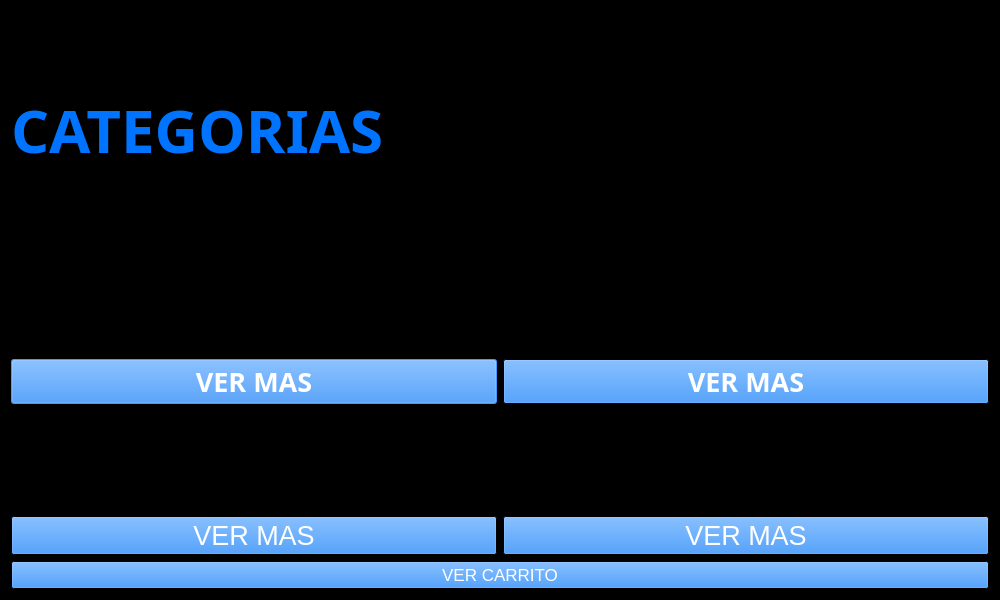
<?xml version="1.0" encoding="UTF-8"?>
<ui version="4.0">
 <class>VentanaSecundaria</class>
 <widget class="QDialog" name="VentanaSecundaria">
  <property name="geometry">
   <rect>
    <x>0</x>
    <y>0</y>
    <width>1000</width>
    <height>600</height>
   </rect>
  </property>
  <property name="minimumSize">
   <size>
    <width>1000</width>
    <height>600</height>
   </size>
  </property>
  <property name="maximumSize">
   <size>
    <width>1000</width>
    <height>600</height>
   </size>
  </property>
  <property name="palette">
   <palette>
    <active>
     <colorrole role="Base">
      <brush brushstyle="SolidPattern">
       <color alpha="255">
        <red>255</red>
        <green>255</green>
        <blue>255</blue>
       </color>
      </brush>
     </colorrole>
     <colorrole role="Window">
      <brush brushstyle="SolidPattern">
       <color alpha="255">
        <red>0</red>
        <green>0</green>
        <blue>0</blue>
       </color>
      </brush>
     </colorrole>
    </active>
    <inactive>
     <colorrole role="Base">
      <brush brushstyle="SolidPattern">
       <color alpha="255">
        <red>255</red>
        <green>255</green>
        <blue>255</blue>
       </color>
      </brush>
     </colorrole>
     <colorrole role="Window">
      <brush brushstyle="SolidPattern">
       <color alpha="255">
        <red>0</red>
        <green>0</green>
        <blue>0</blue>
       </color>
      </brush>
     </colorrole>
    </inactive>
    <disabled>
     <colorrole role="Base">
      <brush brushstyle="SolidPattern">
       <color alpha="255">
        <red>0</red>
        <green>0</green>
        <blue>0</blue>
       </color>
      </brush>
     </colorrole>
     <colorrole role="Window">
      <brush brushstyle="SolidPattern">
       <color alpha="255">
        <red>0</red>
        <green>0</green>
        <blue>0</blue>
       </color>
      </brush>
     </colorrole>
    </disabled>
   </palette>
  </property>
  <property name="windowTitle">
   <string>Ventana Secundaria</string>
  </property>
  <layout class="QVBoxLayout" name="verticalLayout">
   <item>
    <widget class="QLabel" name="label">
     <property name="palette">
      <palette>
       <active>
        <colorrole role="WindowText">
         <brush brushstyle="SolidPattern">
          <color alpha="255">
           <red>0</red>
           <green>116</green>
           <blue>255</blue>
          </color>
         </brush>
        </colorrole>
       </active>
       <inactive>
        <colorrole role="WindowText">
         <brush brushstyle="SolidPattern">
          <color alpha="255">
           <red>0</red>
           <green>116</green>
           <blue>255</blue>
          </color>
         </brush>
        </colorrole>
       </inactive>
       <disabled>
        <colorrole role="WindowText">
         <brush brushstyle="SolidPattern">
          <color alpha="255">
           <red>190</red>
           <green>190</green>
           <blue>190</blue>
          </color>
         </brush>
        </colorrole>
       </disabled>
      </palette>
     </property>
     <property name="font">
      <font>
       <family>San Francisco Display</family>
       <pointsize>45</pointsize>
       <weight>75</weight>
       <bold>true</bold>
      </font>
     </property>
     <property name="text">
      <string>CATEGORIAS</string>
     </property>
    </widget>
   </item>
   <item>
    <layout class="QHBoxLayout" name="horizontalLayout">
     <item>
      <layout class="QVBoxLayout" name="verticalLayout_3">
       <item>
        <widget class="QLabel" name="lARTE">
         <property name="maximumSize">
          <size>
           <width>500</width>
           <height>100</height>
          </size>
         </property>
         <property name="baseSize">
          <size>
           <width>100</width>
           <height>100</height>
          </size>
         </property>
         <property name="palette">
          <palette>
           <active>
            <colorrole role="ButtonText">
             <brush brushstyle="SolidPattern">
              <color alpha="255">
               <red>255</red>
               <green>255</green>
               <blue>255</blue>
              </color>
             </brush>
            </colorrole>
           </active>
           <inactive>
            <colorrole role="ButtonText">
             <brush brushstyle="SolidPattern">
              <color alpha="255">
               <red>255</red>
               <green>255</green>
               <blue>255</blue>
              </color>
             </brush>
            </colorrole>
           </inactive>
           <disabled>
            <colorrole role="ButtonText">
             <brush brushstyle="SolidPattern">
              <color alpha="255">
               <red>190</red>
               <green>190</green>
               <blue>190</blue>
              </color>
             </brush>
            </colorrole>
           </disabled>
          </palette>
         </property>
         <property name="text">
          <string/>
         </property>
         <property name="pixmap">
          <pixmap>iconos/ARTE.jpg</pixmap>
         </property>
         <property name="scaledContents">
          <bool>true</bool>
         </property>
        </widget>
       </item>
       <item>
        <widget class="QPushButton" name="pARTE">
         <property name="palette">
          <palette>
           <active>
            <colorrole role="Button">
             <brush brushstyle="SolidPattern">
              <color alpha="255">
               <red>0</red>
               <green>116</green>
               <blue>255</blue>
              </color>
             </brush>
            </colorrole>
            <colorrole role="ButtonText">
             <brush brushstyle="SolidPattern">
              <color alpha="255">
               <red>255</red>
               <green>255</green>
               <blue>255</blue>
              </color>
             </brush>
            </colorrole>
            <colorrole role="Highlight">
             <brush brushstyle="SolidPattern">
              <color alpha="255">
               <red>0</red>
               <green>116</green>
               <blue>255</blue>
              </color>
             </brush>
            </colorrole>
           </active>
           <inactive>
            <colorrole role="Button">
             <brush brushstyle="SolidPattern">
              <color alpha="255">
               <red>0</red>
               <green>116</green>
               <blue>255</blue>
              </color>
             </brush>
            </colorrole>
            <colorrole role="ButtonText">
             <brush brushstyle="SolidPattern">
              <color alpha="255">
               <red>255</red>
               <green>255</green>
               <blue>255</blue>
              </color>
             </brush>
            </colorrole>
            <colorrole role="Highlight">
             <brush brushstyle="SolidPattern">
              <color alpha="255">
               <red>0</red>
               <green>116</green>
               <blue>255</blue>
              </color>
             </brush>
            </colorrole>
           </inactive>
           <disabled>
            <colorrole role="Button">
             <brush brushstyle="SolidPattern">
              <color alpha="255">
               <red>0</red>
               <green>116</green>
               <blue>255</blue>
              </color>
             </brush>
            </colorrole>
            <colorrole role="ButtonText">
             <brush brushstyle="SolidPattern">
              <color alpha="255">
               <red>190</red>
               <green>190</green>
               <blue>190</blue>
              </color>
             </brush>
            </colorrole>
            <colorrole role="Highlight">
             <brush brushstyle="SolidPattern">
              <color alpha="255">
               <red>145</red>
               <green>145</green>
               <blue>145</blue>
              </color>
             </brush>
            </colorrole>
           </disabled>
          </palette>
         </property>
         <property name="font">
          <font>
           <family>San Francisco Display</family>
           <pointsize>20</pointsize>
           <weight>75</weight>
           <bold>true</bold>
          </font>
         </property>
         <property name="cursor">
          <cursorShape>PointingHandCursor</cursorShape>
         </property>
         <property name="text">
          <string>VER MAS</string>
         </property>
        </widget>
       </item>
      </layout>
     </item>
     <item>
      <layout class="QVBoxLayout" name="verticalLayout_2">
       <item>
        <widget class="QLabel" name="lTECNOLOGIA">
         <property name="maximumSize">
          <size>
           <width>500</width>
           <height>100</height>
          </size>
         </property>
         <property name="palette">
          <palette>
           <active>
            <colorrole role="ButtonText">
             <brush brushstyle="SolidPattern">
              <color alpha="255">
               <red>255</red>
               <green>255</green>
               <blue>255</blue>
              </color>
             </brush>
            </colorrole>
           </active>
           <inactive>
            <colorrole role="ButtonText">
             <brush brushstyle="SolidPattern">
              <color alpha="255">
               <red>255</red>
               <green>255</green>
               <blue>255</blue>
              </color>
             </brush>
            </colorrole>
           </inactive>
           <disabled>
            <colorrole role="ButtonText">
             <brush brushstyle="SolidPattern">
              <color alpha="255">
               <red>190</red>
               <green>190</green>
               <blue>190</blue>
              </color>
             </brush>
            </colorrole>
           </disabled>
          </palette>
         </property>
         <property name="text">
          <string/>
         </property>
         <property name="pixmap">
          <pixmap>iconos/TECNIOLOGIAS.jpg</pixmap>
         </property>
         <property name="scaledContents">
          <bool>true</bool>
         </property>
         <property name="wordWrap">
          <bool>false</bool>
         </property>
        </widget>
       </item>
       <item>
        <widget class="QPushButton" name="pTECNOLOGIA">
         <property name="palette">
          <palette>
           <active>
            <colorrole role="Button">
             <brush brushstyle="SolidPattern">
              <color alpha="255">
               <red>0</red>
               <green>116</green>
               <blue>255</blue>
              </color>
             </brush>
            </colorrole>
            <colorrole role="ButtonText">
             <brush brushstyle="SolidPattern">
              <color alpha="255">
               <red>255</red>
               <green>255</green>
               <blue>255</blue>
              </color>
             </brush>
            </colorrole>
            <colorrole role="Highlight">
             <brush brushstyle="SolidPattern">
              <color alpha="255">
               <red>0</red>
               <green>116</green>
               <blue>255</blue>
              </color>
             </brush>
            </colorrole>
           </active>
           <inactive>
            <colorrole role="Button">
             <brush brushstyle="SolidPattern">
              <color alpha="255">
               <red>0</red>
               <green>116</green>
               <blue>255</blue>
              </color>
             </brush>
            </colorrole>
            <colorrole role="ButtonText">
             <brush brushstyle="SolidPattern">
              <color alpha="255">
               <red>255</red>
               <green>255</green>
               <blue>255</blue>
              </color>
             </brush>
            </colorrole>
            <colorrole role="Highlight">
             <brush brushstyle="SolidPattern">
              <color alpha="255">
               <red>0</red>
               <green>116</green>
               <blue>255</blue>
              </color>
             </brush>
            </colorrole>
           </inactive>
           <disabled>
            <colorrole role="Button">
             <brush brushstyle="SolidPattern">
              <color alpha="255">
               <red>0</red>
               <green>116</green>
               <blue>255</blue>
              </color>
             </brush>
            </colorrole>
            <colorrole role="ButtonText">
             <brush brushstyle="SolidPattern">
              <color alpha="255">
               <red>190</red>
               <green>190</green>
               <blue>190</blue>
              </color>
             </brush>
            </colorrole>
            <colorrole role="Highlight">
             <brush brushstyle="SolidPattern">
              <color alpha="255">
               <red>145</red>
               <green>145</green>
               <blue>145</blue>
              </color>
             </brush>
            </colorrole>
           </disabled>
          </palette>
         </property>
         <property name="font">
          <font>
           <family>San Francisco Display</family>
           <pointsize>20</pointsize>
           <weight>75</weight>
           <bold>true</bold>
          </font>
         </property>
         <property name="cursor">
          <cursorShape>PointingHandCursor</cursorShape>
         </property>
         <property name="text">
          <string>VER MAS</string>
         </property>
        </widget>
       </item>
      </layout>
     </item>
    </layout>
   </item>
   <item>
    <layout class="QHBoxLayout" name="horizontalLayout_2">
     <item>
      <layout class="QVBoxLayout" name="verticalLayout_5">
       <item>
        <widget class="QLabel" name="lVEHICULOS">
         <property name="maximumSize">
          <size>
           <width>500</width>
           <height>100</height>
          </size>
         </property>
         <property name="palette">
          <palette>
           <active>
            <colorrole role="ButtonText">
             <brush brushstyle="SolidPattern">
              <color alpha="255">
               <red>255</red>
               <green>255</green>
               <blue>255</blue>
              </color>
             </brush>
            </colorrole>
           </active>
           <inactive>
            <colorrole role="ButtonText">
             <brush brushstyle="SolidPattern">
              <color alpha="255">
               <red>255</red>
               <green>255</green>
               <blue>255</blue>
              </color>
             </brush>
            </colorrole>
           </inactive>
           <disabled>
            <colorrole role="ButtonText">
             <brush brushstyle="SolidPattern">
              <color alpha="255">
               <red>190</red>
               <green>190</green>
               <blue>190</blue>
              </color>
             </brush>
            </colorrole>
           </disabled>
          </palette>
         </property>
         <property name="text">
          <string/>
         </property>
         <property name="pixmap">
          <pixmap>iconos/VEHICULOS.jpg</pixmap>
         </property>
         <property name="scaledContents">
          <bool>true</bool>
         </property>
        </widget>
       </item>
       <item>
        <widget class="QPushButton" name="pVEHICULOS">
         <property name="palette">
          <palette>
           <active>
            <colorrole role="Button">
             <brush brushstyle="SolidPattern">
              <color alpha="255">
               <red>0</red>
               <green>116</green>
               <blue>255</blue>
              </color>
             </brush>
            </colorrole>
            <colorrole role="ButtonText">
             <brush brushstyle="SolidPattern">
              <color alpha="255">
               <red>255</red>
               <green>255</green>
               <blue>255</blue>
              </color>
             </brush>
            </colorrole>
            <colorrole role="Highlight">
             <brush brushstyle="SolidPattern">
              <color alpha="255">
               <red>0</red>
               <green>116</green>
               <blue>255</blue>
              </color>
             </brush>
            </colorrole>
           </active>
           <inactive>
            <colorrole role="Button">
             <brush brushstyle="SolidPattern">
              <color alpha="255">
               <red>0</red>
               <green>116</green>
               <blue>255</blue>
              </color>
             </brush>
            </colorrole>
            <colorrole role="ButtonText">
             <brush brushstyle="SolidPattern">
              <color alpha="255">
               <red>255</red>
               <green>255</green>
               <blue>255</blue>
              </color>
             </brush>
            </colorrole>
            <colorrole role="Highlight">
             <brush brushstyle="SolidPattern">
              <color alpha="255">
               <red>0</red>
               <green>116</green>
               <blue>255</blue>
              </color>
             </brush>
            </colorrole>
           </inactive>
           <disabled>
            <colorrole role="Button">
             <brush brushstyle="SolidPattern">
              <color alpha="255">
               <red>0</red>
               <green>116</green>
               <blue>255</blue>
              </color>
             </brush>
            </colorrole>
            <colorrole role="ButtonText">
             <brush brushstyle="SolidPattern">
              <color alpha="255">
               <red>190</red>
               <green>190</green>
               <blue>190</blue>
              </color>
             </brush>
            </colorrole>
            <colorrole role="Highlight">
             <brush brushstyle="SolidPattern">
              <color alpha="255">
               <red>145</red>
               <green>145</green>
               <blue>145</blue>
              </color>
             </brush>
            </colorrole>
           </disabled>
          </palette>
         </property>
         <property name="font">
          <font>
           <pointsize>20</pointsize>
          </font>
         </property>
         <property name="cursor">
          <cursorShape>PointingHandCursor</cursorShape>
         </property>
         <property name="text">
          <string>VER MAS</string>
         </property>
        </widget>
       </item>
      </layout>
     </item>
     <item>
      <layout class="QVBoxLayout" name="verticalLayout_4">
       <item>
        <widget class="QLabel" name="lCOMIDA">
         <property name="maximumSize">
          <size>
           <width>500</width>
           <height>100</height>
          </size>
         </property>
         <property name="palette">
          <palette>
           <active>
            <colorrole role="ButtonText">
             <brush brushstyle="SolidPattern">
              <color alpha="255">
               <red>255</red>
               <green>255</green>
               <blue>255</blue>
              </color>
             </brush>
            </colorrole>
           </active>
           <inactive>
            <colorrole role="ButtonText">
             <brush brushstyle="SolidPattern">
              <color alpha="255">
               <red>255</red>
               <green>255</green>
               <blue>255</blue>
              </color>
             </brush>
            </colorrole>
           </inactive>
           <disabled>
            <colorrole role="ButtonText">
             <brush brushstyle="SolidPattern">
              <color alpha="255">
               <red>190</red>
               <green>190</green>
               <blue>190</blue>
              </color>
             </brush>
            </colorrole>
           </disabled>
          </palette>
         </property>
         <property name="text">
          <string/>
         </property>
         <property name="pixmap">
          <pixmap>iconos/COMIDA.jpg</pixmap>
         </property>
         <property name="scaledContents">
          <bool>true</bool>
         </property>
        </widget>
       </item>
       <item>
        <widget class="QPushButton" name="pushButton_4">
         <property name="palette">
          <palette>
           <active>
            <colorrole role="Button">
             <brush brushstyle="SolidPattern">
              <color alpha="255">
               <red>0</red>
               <green>116</green>
               <blue>255</blue>
              </color>
             </brush>
            </colorrole>
            <colorrole role="ButtonText">
             <brush brushstyle="SolidPattern">
              <color alpha="255">
               <red>255</red>
               <green>255</green>
               <blue>255</blue>
              </color>
             </brush>
            </colorrole>
            <colorrole role="Highlight">
             <brush brushstyle="SolidPattern">
              <color alpha="255">
               <red>0</red>
               <green>116</green>
               <blue>255</blue>
              </color>
             </brush>
            </colorrole>
           </active>
           <inactive>
            <colorrole role="Button">
             <brush brushstyle="SolidPattern">
              <color alpha="255">
               <red>0</red>
               <green>116</green>
               <blue>255</blue>
              </color>
             </brush>
            </colorrole>
            <colorrole role="ButtonText">
             <brush brushstyle="SolidPattern">
              <color alpha="255">
               <red>255</red>
               <green>255</green>
               <blue>255</blue>
              </color>
             </brush>
            </colorrole>
            <colorrole role="Highlight">
             <brush brushstyle="SolidPattern">
              <color alpha="255">
               <red>0</red>
               <green>116</green>
               <blue>255</blue>
              </color>
             </brush>
            </colorrole>
           </inactive>
           <disabled>
            <colorrole role="Button">
             <brush brushstyle="SolidPattern">
              <color alpha="255">
               <red>0</red>
               <green>116</green>
               <blue>255</blue>
              </color>
             </brush>
            </colorrole>
            <colorrole role="ButtonText">
             <brush brushstyle="SolidPattern">
              <color alpha="255">
               <red>190</red>
               <green>190</green>
               <blue>190</blue>
              </color>
             </brush>
            </colorrole>
            <colorrole role="Highlight">
             <brush brushstyle="SolidPattern">
              <color alpha="255">
               <red>145</red>
               <green>145</green>
               <blue>145</blue>
              </color>
             </brush>
            </colorrole>
           </disabled>
          </palette>
         </property>
         <property name="font">
          <font>
           <pointsize>20</pointsize>
          </font>
         </property>
         <property name="cursor">
          <cursorShape>PointingHandCursor</cursorShape>
         </property>
         <property name="text">
          <string>VER MAS</string>
         </property>
        </widget>
       </item>
      </layout>
     </item>
    </layout>
   </item>
   <item>
    <widget class="QPushButton" name="pushButton">
     <property name="palette">
      <palette>
       <active>
        <colorrole role="Button">
         <brush brushstyle="SolidPattern">
          <color alpha="255">
           <red>0</red>
           <green>116</green>
           <blue>255</blue>
          </color>
         </brush>
        </colorrole>
        <colorrole role="ButtonText">
         <brush brushstyle="SolidPattern">
          <color alpha="255">
           <red>255</red>
           <green>255</green>
           <blue>255</blue>
          </color>
         </brush>
        </colorrole>
        <colorrole role="Highlight">
         <brush brushstyle="SolidPattern">
          <color alpha="255">
           <red>0</red>
           <green>116</green>
           <blue>255</blue>
          </color>
         </brush>
        </colorrole>
       </active>
       <inactive>
        <colorrole role="Button">
         <brush brushstyle="SolidPattern">
          <color alpha="255">
           <red>0</red>
           <green>116</green>
           <blue>255</blue>
          </color>
         </brush>
        </colorrole>
        <colorrole role="ButtonText">
         <brush brushstyle="SolidPattern">
          <color alpha="255">
           <red>255</red>
           <green>255</green>
           <blue>255</blue>
          </color>
         </brush>
        </colorrole>
        <colorrole role="Highlight">
         <brush brushstyle="SolidPattern">
          <color alpha="255">
           <red>0</red>
           <green>116</green>
           <blue>255</blue>
          </color>
         </brush>
        </colorrole>
       </inactive>
       <disabled>
        <colorrole role="Button">
         <brush brushstyle="SolidPattern">
          <color alpha="255">
           <red>0</red>
           <green>116</green>
           <blue>255</blue>
          </color>
         </brush>
        </colorrole>
        <colorrole role="ButtonText">
         <brush brushstyle="SolidPattern">
          <color alpha="255">
           <red>190</red>
           <green>190</green>
           <blue>190</blue>
          </color>
         </brush>
        </colorrole>
        <colorrole role="Highlight">
         <brush brushstyle="SolidPattern">
          <color alpha="255">
           <red>145</red>
           <green>145</green>
           <blue>145</blue>
          </color>
         </brush>
        </colorrole>
       </disabled>
      </palette>
     </property>
     <property name="font">
      <font>
       <pointsize>13</pointsize>
      </font>
     </property>
     <property name="text">
      <string>VER CARRITO</string>
     </property>
    </widget>
   </item>
  </layout>
 </widget>
 <resources/>
 <connections>
  <connection>
   <sender>pARTE</sender>
   <signal>clicked()</signal>
   <receiver>VentanaSecundaria</receiver>
   <slot>abrir_ventana_cuatro()</slot>
   <hints>
    <hint type="sourcelabel">
     <x>260</x>
     <y>343</y>
    </hint>
    <hint type="destinationlabel">
     <x>151</x>
     <y>323</y>
    </hint>
   </hints>
  </connection>
 </connections>
 <slots>
  <slot>slot1()</slot>
 </slots>
</ui>
